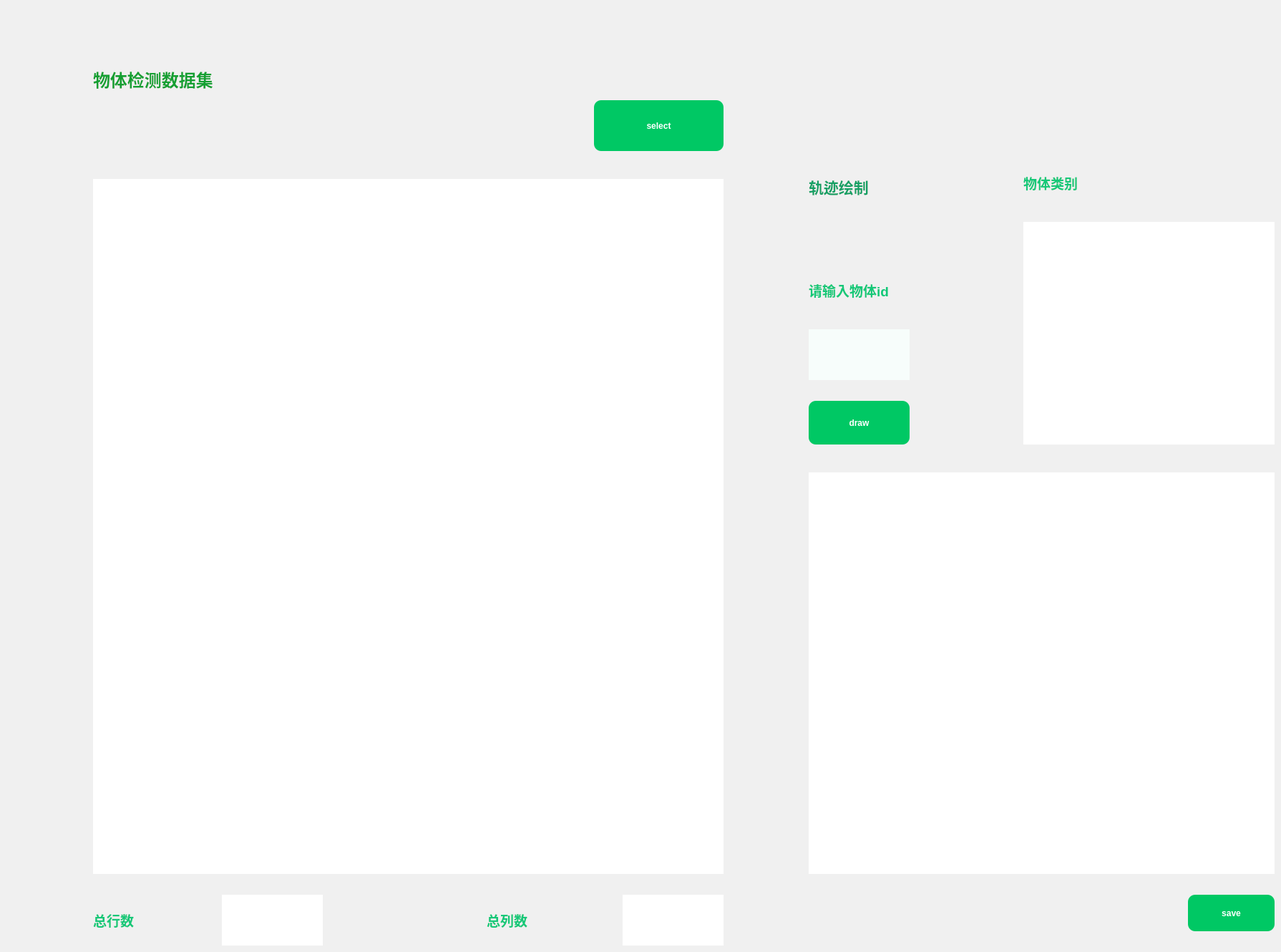
    <widget class="QWidget" name="tab_5">
     <property name="styleSheet">
      <string notr="true">QWidget{
	background-color: rgb(240,240,240);
}</string>
     </property>
     <attribute name="title">
      <string>Tab 5</string>
     </attribute>
     <widget class="QPushButton" name="export5">
      <property name="geometry">
       <rect>
        <x>1660</x>
        <y>1250</y>
        <width>121</width>
        <height>51</height>
       </rect>
      </property>
      <property name="styleSheet">
       <string notr="true">QPushButton{
	font: 12pt &quot;Consolas&quot;;
	font-weight: bold;
	background-color: rgb(0,200,100);
	border-radius: 10%;
	color: white
}</string>
      </property>
      <property name="text">
       <string>save</string>
      </property>
     </widget>
     <widget class="QLabel" name="label_17">
      <property name="geometry">
       <rect>
        <x>130</x>
        <y>1260</y>
        <width>151</width>
        <height>51</height>
       </rect>
      </property>
      <property name="styleSheet">
       <string notr="true">QLabel{
	font-size: 14pt;
	font-weight: bold;
	color: rgb(20,200,120);
}</string>
      </property>
      <property name="text">
       <string>总行数</string>
      </property>
     </widget>
     <widget class="QTextBrowser" name="show_row">
      <property name="geometry">
       <rect>
        <x>310</x>
        <y>1250</y>
        <width>141</width>
        <height>71</height>
       </rect>
      </property>
      <property name="font">
       <font>
        <family>Arial</family>
        <pointsize>12</pointsize>
       </font>
      </property>
      <property name="styleSheet">
       <string notr="true">QTextBrowser{
	background-color: white;
	border: 0;
	padding: 10px;
}</string>
      </property>
     </widget>
     <widget class="QLabel" name="label_18">
      <property name="geometry">
       <rect>
        <x>680</x>
        <y>1260</y>
        <width>161</width>
        <height>51</height>
       </rect>
      </property>
      <property name="styleSheet">
       <string notr="true">QLabel{
	font-size: 14pt;
	font-weight: bold;
	color: rgb(20,200,120);
}</string>
      </property>
      <property name="text">
       <string>总列数</string>
      </property>
     </widget>
     <widget class="QTextBrowser" name="show_col">
      <property name="geometry">
       <rect>
        <x>870</x>
        <y>1250</y>
        <width>141</width>
        <height>71</height>
       </rect>
      </property>
      <property name="font">
       <font>
        <family>Arial</family>
        <pointsize>12</pointsize>
       </font>
      </property>
      <property name="styleSheet">
       <string notr="true">QTextBrowser{
	background-color: white;
	border: 0;
	padding: 10px;
}</string>
      </property>
     </widget>
     <widget class="QTableWidget" name="xlsx">
      <property name="geometry">
       <rect>
        <x>130</x>
        <y>250</y>
        <width>881</width>
        <height>971</height>
       </rect>
      </property>
      <property name="styleSheet">
       <string notr="true">QTableWidget{
	background-color: white;
	border: 0
}</string>
      </property>
     </widget>
     <widget class="QLabel" name="label_19">
      <property name="geometry">
       <rect>
        <x>130</x>
        <y>60</y>
        <width>441</width>
        <height>101</height>
       </rect>
      </property>
      <property name="styleSheet">
       <string notr="true">QLabel{
	font-size: 18pt;
	font-weight: bold;
	color: rgb(20, 160, 50);
}</string>
      </property>
      <property name="text">
       <string>物体检测数据集</string>
      </property>
     </widget>
     <widget class="QPushButton" name="select_xlsx">
      <property name="geometry">
       <rect>
        <x>830</x>
        <y>140</y>
        <width>181</width>
        <height>71</height>
       </rect>
      </property>
      <property name="styleSheet">
       <string notr="true">QPushButton{
	font: 12pt &quot;Consolas&quot;;
	font-weight: bold;
	background-color: rgb(0,200,100);
	border-radius: 10%;
	color: white
}</string>
      </property>
      <property name="text">
       <string>select</string>
      </property>
     </widget>
     <widget class="QGraphicsView" name="chart5">
      <property name="geometry">
       <rect>
        <x>1130</x>
        <y>660</y>
        <width>651</width>
        <height>561</height>
       </rect>
      </property>
      <property name="styleSheet">
       <string notr="true">QGraphicsView{
	background-color: white;
	border: 0
}</string>
      </property>
     </widget>
     <widget class="QLabel" name="label_26">
      <property name="geometry">
       <rect>
        <x>1130</x>
        <y>230</y>
        <width>221</width>
        <height>61</height>
       </rect>
      </property>
      <property name="styleSheet">
       <string notr="true">QLabel{
	font-size: 16pt;
	font-weight: bold;
	color: rgb(20,160,100);
}</string>
      </property>
      <property name="text">
       <string>轨迹绘制</string>
      </property>
     </widget>
     <widget class="QLabel" name="label_27">
      <property name="geometry">
       <rect>
        <x>1130</x>
        <y>380</y>
        <width>231</width>
        <height>51</height>
       </rect>
      </property>
      <property name="styleSheet">
       <string notr="true">QLabel{
	font-size: 14pt;
	font-weight: bold;
	color: rgb(20,200,120);
}</string>
      </property>
      <property name="text">
       <string>请输入物体id</string>
      </property>
     </widget>
     <widget class="QPushButton" name="draw5">
      <property name="geometry">
       <rect>
        <x>1130</x>
        <y>560</y>
        <width>141</width>
        <height>61</height>
       </rect>
      </property>
      <property name="styleSheet">
       <string notr="true">QPushButton{
	font: 12pt &quot;Consolas&quot;;
	font-weight: bold;
	background-color: rgb(0,200,100);
	border-radius: 10%;
	color: white
}</string>
      </property>
      <property name="text">
       <string>draw</string>
      </property>
     </widget>
     <widget class="QLabel" name="label_28">
      <property name="geometry">
       <rect>
        <x>1430</x>
        <y>230</y>
        <width>221</width>
        <height>51</height>
       </rect>
      </property>
      <property name="styleSheet">
       <string notr="true">QLabel{
	font-size: 14pt;
	font-weight: bold;
	color: rgb(20,200,120);
}</string>
      </property>
      <property name="text">
       <string>物体类别</string>
      </property>
     </widget>
     <widget class="QGraphicsView" name="show_image5">
      <property name="geometry">
       <rect>
        <x>1430</x>
        <y>310</y>
        <width>351</width>
        <height>311</height>
       </rect>
      </property>
      <property name="styleSheet">
       <string notr="true">QGraphicsView{
	background-color: white;
	border: 0
}</string>
      </property>
     </widget>
     <widget class="QLineEdit" name="input_id">
      <property name="geometry">
       <rect>
        <x>1130</x>
        <y>460</y>
        <width>141</width>
        <height>71</height>
       </rect>
      </property>
      <property name="styleSheet">
       <string notr="true">QLineEdit{
	background-color: rgba(248,255,253,0.9);
	font-size: 12pt;
	border: 0;
	padding: 10px;
}</string>
      </property>
     </widget>
    </widget>
